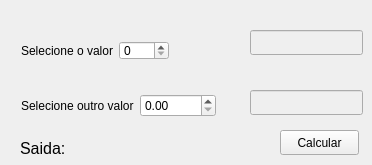
<?xml version="1.0" encoding="UTF-8"?>
<ui version="4.0">
 <class>Widget</class>
 <widget class="QWidget" name="Widget">
  <property name="geometry">
   <rect>
    <x>0</x>
    <y>0</y>
    <width>372</width>
    <height>165</height>
   </rect>
  </property>
  <property name="windowTitle">
   <string>Widget</string>
  </property>
  <widget class="QLineEdit" name="linha_numero">
   <property name="enabled">
    <bool>false</bool>
   </property>
   <property name="geometry">
    <rect>
     <x>250</x>
     <y>30</y>
     <width>113</width>
     <height>25</height>
    </rect>
   </property>
  </widget>
  <widget class="QLineEdit" name="linha_numero_double">
   <property name="enabled">
    <bool>false</bool>
   </property>
   <property name="geometry">
    <rect>
     <x>250</x>
     <y>90</y>
     <width>113</width>
     <height>25</height>
    </rect>
   </property>
  </widget>
  <widget class="QWidget" name="layoutWidget">
   <property name="geometry">
    <rect>
     <x>10</x>
     <y>30</y>
     <width>170</width>
     <height>41</height>
    </rect>
   </property>
   <layout class="QHBoxLayout" name="horizontalLayout">
    <item>
     <widget class="QLabel" name="label">
      <property name="text">
       <string>Selecione o valor</string>
      </property>
     </widget>
    </item>
    <item>
     <widget class="QSpinBox" name="numero"/>
    </item>
   </layout>
  </widget>
  <widget class="QWidget" name="layoutWidget">
   <property name="geometry">
    <rect>
     <x>10</x>
     <y>80</y>
     <width>217</width>
     <height>51</height>
    </rect>
   </property>
   <layout class="QHBoxLayout" name="horizontalLayout_2">
    <item>
     <widget class="QLabel" name="label_2">
      <property name="text">
       <string>Selecione outro valor</string>
      </property>
     </widget>
    </item>
    <item>
     <widget class="QDoubleSpinBox" name="numeroDouble"/>
    </item>
   </layout>
  </widget>
  <widget class="QPushButton" name="botao">
   <property name="geometry">
    <rect>
     <x>280</x>
     <y>130</y>
     <width>79</width>
     <height>25</height>
    </rect>
   </property>
   <property name="text">
    <string>Calcular</string>
   </property>
  </widget>
  <widget class="QLabel" name="saida">
   <property name="geometry">
    <rect>
     <x>20</x>
     <y>140</y>
     <width>231</width>
     <height>16</height>
    </rect>
   </property>
   <property name="font">
    <font>
     <pointsize>12</pointsize>
    </font>
   </property>
   <property name="text">
    <string>Saida:</string>
   </property>
  </widget>
 </widget>
 <layoutdefault spacing="6" margin="11"/>
 <resources/>
 <connections/>
</ui>
